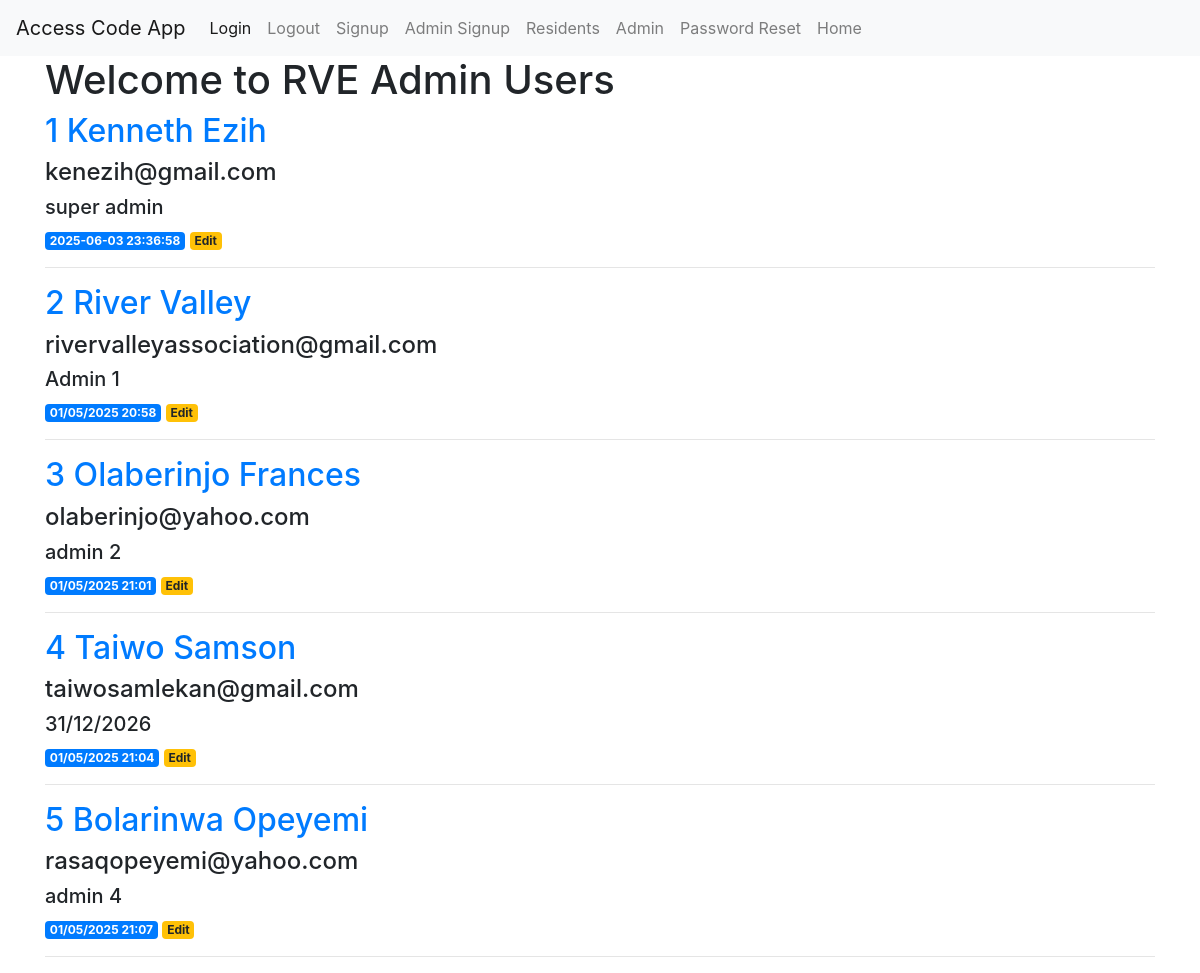
The app's page /admin_users (signed in), older data.
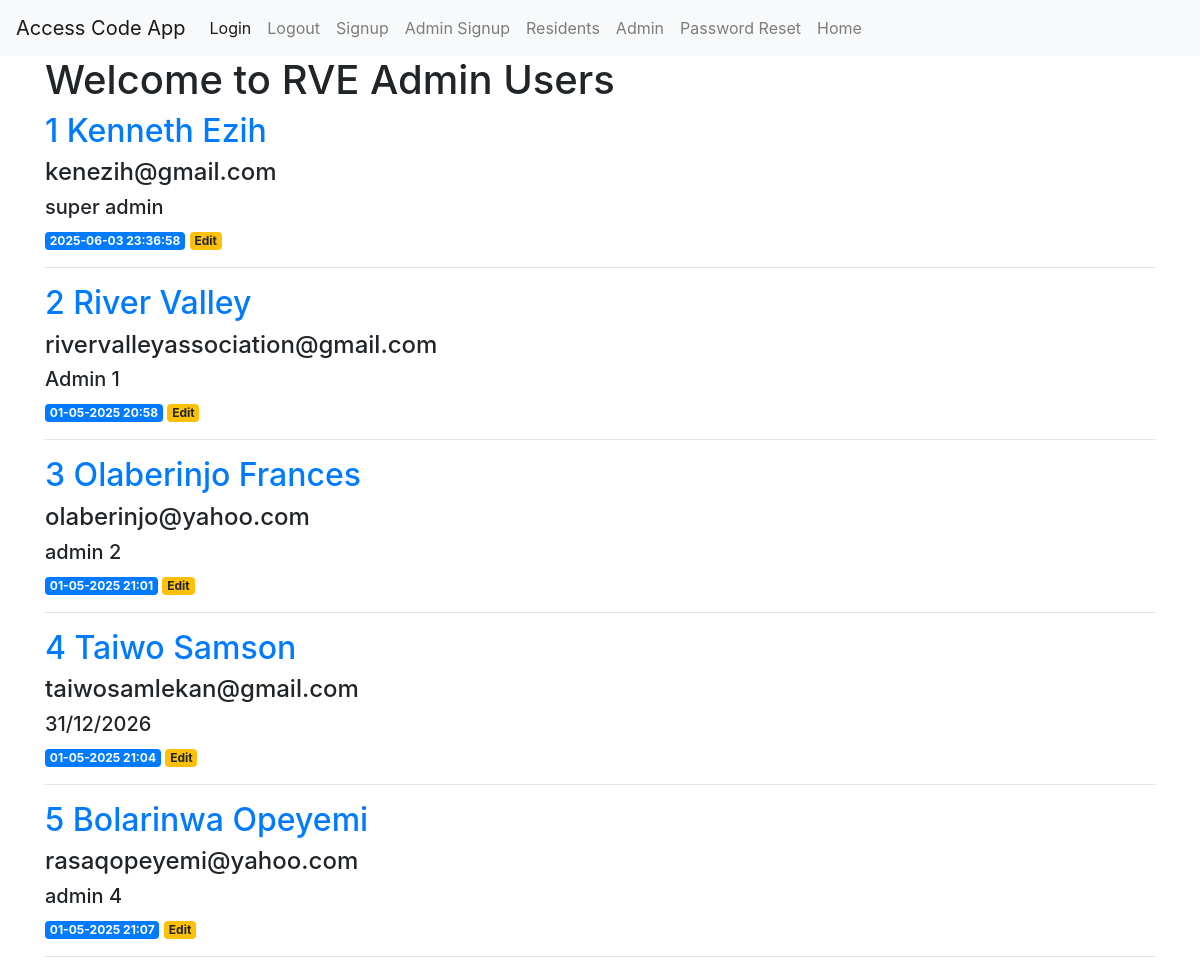
The same page, newer data.
### tables this page shows
CREATE TABLE admin_users (
    admin_id INTEGER PRIMARY KEY AUTOINCREMENT,
    full_name TEXT NOT NULL,
    a_address TEXT NOT NULL,
    email TEXT NOT NULL,
    a_profile TEXT NOT NULL,
    validity_date TIMESTAMP NOT NULL,
    a_created TIMESTAMP NOT NULL DEFAULT CURRENT_TIMESTAMP
);

### app.py (the view)
@app.route('/admin_users')
def admin_users():
    if request.method == 'GET':
        if session.get('user') == None:
            if session.get('user_name'):
                flash('Please Login', category='error')
            return redirect(url_for('admin_login'))
    conn = get_db_connection()
    admin_users = conn.execute('SELECT * FROM admin_users').fetchall()
    conn.close()
    return render_template('admin_users.html', admin_users=admin_users)

### app.py (called while the page is built)
def get_db_connection():
    conn = sqlite3.connect('database.db')
    conn.row_factory = sqlite3.Row
    return conn

### templates/admin_users.html
{% extends 'base4.html' %}
{% block content %}
    <h1>{% block title %} Welcome to RVE Admin Users {% endblock %}</h1>
    {% for admin_users in admin_users %}
        <a href="{{ url_for('view_admin', admin_id=admin_users['admin_id']) }}">
            <h2>{{ admin_users['admin_id'] }} {{ admin_users['full_name'] }}</h2>
        </a>
        <h4>{{ admin_users['email'] }}</h4>
        <h5>{{ admin_users['a_profile']}}</h5>
        <span class="badge badge-primary">{{ admin_users['a_created'] }}</span>
        <a href="{{ url_for('view_admin', admin_id=admin_users['admin_id']) }}">
            <span class="badge badge-warning">Edit</span>
        </a>
        <hr>
    {% endfor %}
{% endblock %}

### templates/base4.html (shortened to what this page needs)
<!doctype html>
<html lang="en">
  <head>
    <link rel="stylesheet" href="https://stackpath.bootstrapcdn.com/bootstrap/4.3.1/css/bootstrap.min.css">
  </head>
  <body>
    <nav class="navbar navbar-expand-md navbar-light bg-light">
      <a class="navbar-brand" href="#">Access Code App</a>
        <div class="collapse navbar-collapse" id="navbarNav">
            <ul class="navbar-nav">
              <li class="nav-item active">
                <a class="nav-link" href="{{ url_for('admin_login') }}">Login</a>
              </li>
              <li class="nav-item">
                <a class="nav-link" href="{{url_for('alogout')}}">Logout</a>
              </li>
              <li class="nav-item">
                <a class="nav-link" href="{{url_for('register')}}">Signup</a>
              </li>
              <li class="nav-item">
                <a class="nav-link" href="{{url_for('admin_signup')}}">Admin Signup</a>
              </li>
              <li class="nav-item">
                <a class="nav-link" href="{{url_for('users')}}">Residents</a>
              </li>
              <li class="nav-item">
                <a class="nav-link" href="{{url_for('admin_users')}}">Admin</a>
              </li>
              <li class="nav-item">
                <a class="nav-link" href="{{url_for('reset')}}">Password Reset</a>
              </li>
              <li class="nav-item">
                <a class="nav-link" href="{{url_for('home')}}">Home</a>
              </li>
            </ul>
        </div>
    </nav>
    <div class="container">
      {% block content %} {% endblock %}
    </div>
  </body>
</html>

Row changes from the older to the newer data that the page shows:
changed admin_users "River Valley": a_created "01/05/2025 20:58" → "01-05-2025 20:58"
changed admin_users "Olaberinjo Frances": a_created "01/05/2025 21:01" → "01-05-2025 21:01"
changed admin_users "Taiwo Samson": a_created "01/05/2025 21:04" → "01-05-2025 21:04"
changed admin_users "Bolarinwa Opeyemi": a_created "01/05/2025 21:07" → "01-05-2025 21:07"
